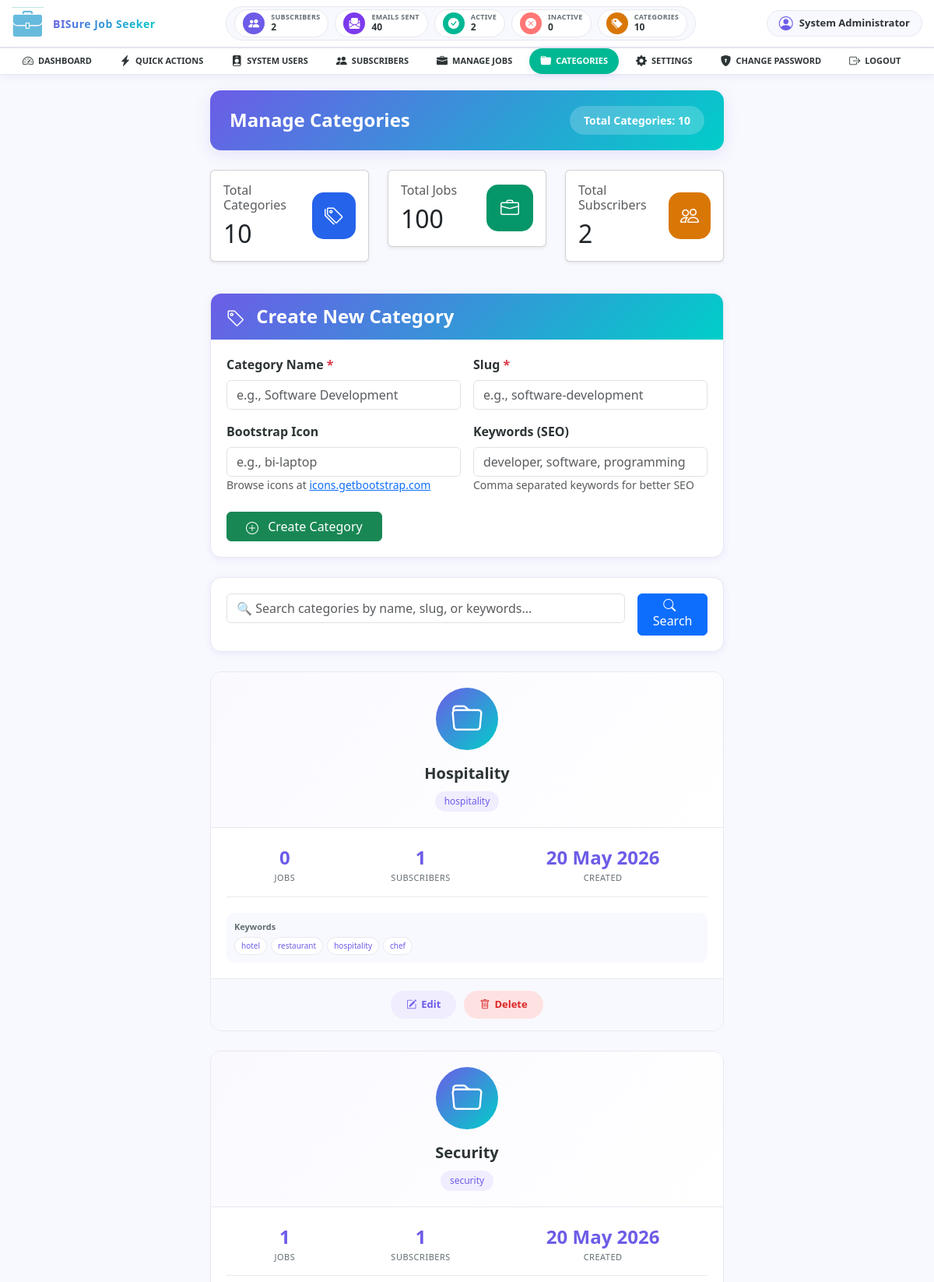
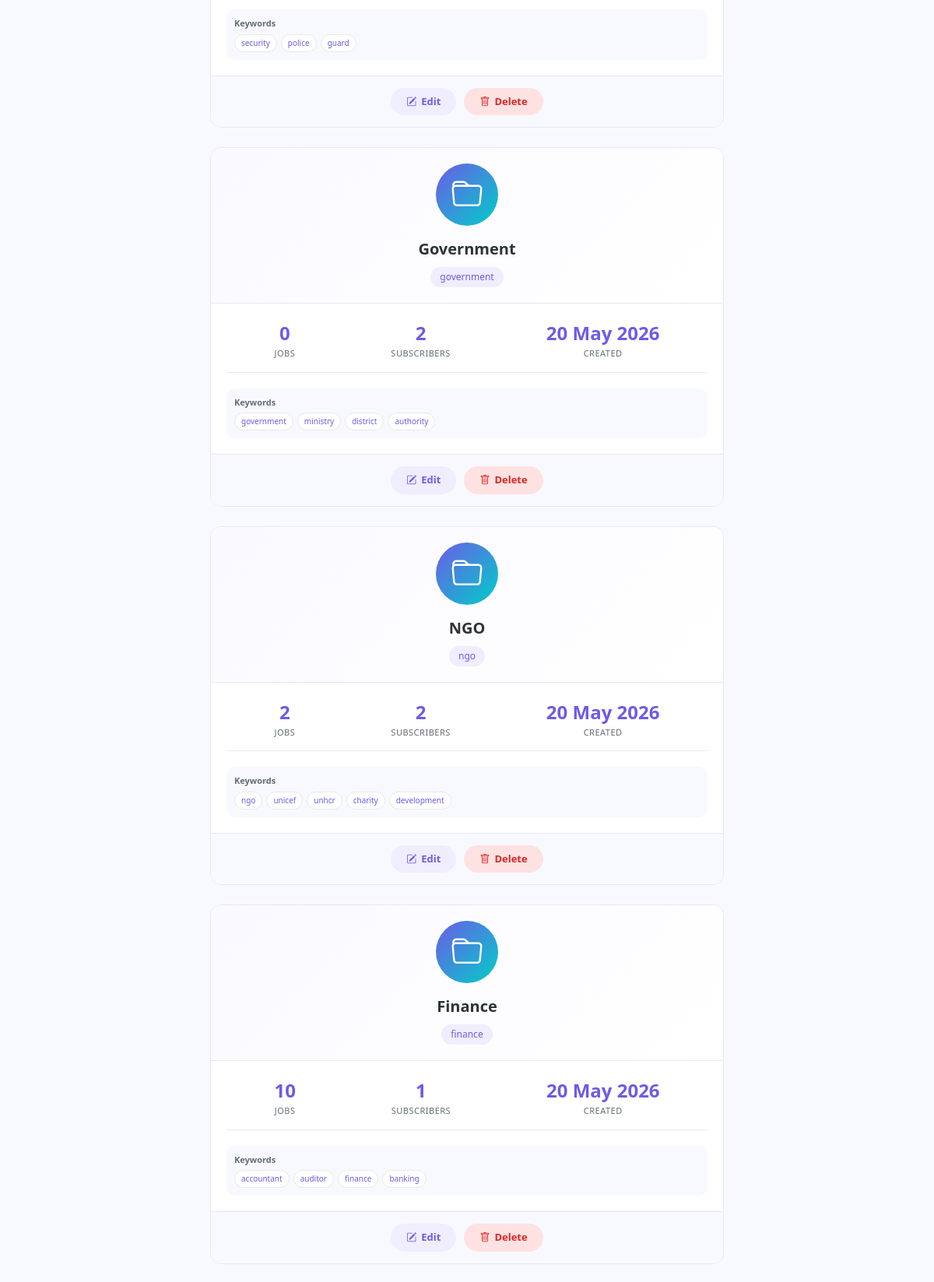
Screenshot of /docs/manage/categories.php (signed in, upper part) with the database file from the repository (2 pictures, top to bottom).
### tables this page shows
CREATE TABLE `settings` (
  `id` bigint(20) NOT NULL,
  `setting_key` varchar(255) NOT NULL,
  `setting_value` longtext DEFAULT NULL,
  `updated_at` timestamp NOT NULL DEFAULT current_timestamp() ON UPDATE current_timestamp()
);

CREATE TABLE `job_categories` (
  `id` bigint(20) NOT NULL,
  `name` varchar(100) NOT NULL,
  `slug` varchar(100) NOT NULL,
  `keywords` text DEFAULT NULL,
  `icon` varchar(100) DEFAULT NULL,
  `created_at` timestamp NOT NULL DEFAULT current_timestamp()
);

### docs/manage/categories.php (the view, shortened to what the rows shown need)
<?php
$db = Database::connect();
$perPage = 9;
$page = isset($_GET['page']) ? (int) $_GET['page'] : 1;
$offset = ($page - 1) * $perPage;
$whereSql = '';
$params = [];
$sql = "
    SELECT
        job_categories.*,
        (SELECT COUNT(*) FROM jobs WHERE jobs.category_id = job_categories.id) AS total_jobs,
        (SELECT COUNT(*) FROM subscriber_categories WHERE subscriber_categories.category_id = job_categories.id) AS total_subscribers
    FROM job_categories
    $whereSql
    ORDER BY id DESC
    LIMIT $perPage OFFSET $offset
";
$stmt = $db->prepare($sql);
$stmt->execute($params);
$categories = $stmt->fetchAll();
$totalJobs = $db->query("SELECT COUNT(*) total FROM jobs")->fetch()['total'];
?>
<?php require_once __DIR__ . '/../bars/head_nav.php'; ?>
<div class="main-wrapper">
    <div class="row mb-4">
        <div class="col-lg-4 col-md-6 mb-3">
            <div class="card stats-card shadow-sm">
                <div class="card-body d-flex justify-content-between align-items-center">
                    <div>
                        <h2 class="mb-0"><?= number_format($totalCategories) ?></h2>
                    </div>
                </div>
            </div>
        </div>
        <div class="col-lg-4 col-md-6 mb-3">
            <div class="card stats-card shadow-sm">
                <div class="card-body d-flex justify-content-between align-items-center">
                    <div>
                        <h2 class="mb-0"><?= number_format($totalJobs) ?></h2>
                    </div>
                </div>
            </div>
        </div>
        <div class="col-lg-4 col-md-6 mb-3">
            <div class="card stats-card shadow-sm">
                <div class="card-body d-flex justify-content-between align-items-center">
                    <div>
                        <h2 class="mb-0"><?= number_format($totalSubscribers) ?></h2>
                    </div>
                </div>
            </div>
        </div>
    </div>
    <?php if(count($categories) > 0): ?>
        <div class="categories-grid">
            <?php foreach($categories as $category): ?>
                <div class="category-card">
                    <div class="category-card-header">
                        <div class="category-icon-large">
                            <i class="bi <?= htmlspecialchars($category['icon'] ?: 'bi-folder') ?>"></i>
                        </div>
                        <div class="category-name"><?= htmlspecialchars($category['name']) ?></div>
                        <div class="category-slug"><?= htmlspecialchars($category['slug']) ?></div>
                    </div>
                    <div class="category-card-body">
                        <div class="stats-row">
                            <div class="stat-item">
                                <div class="stat-value"><?= number_format($category['total_jobs']) ?></div>
                                <div class="stat-label">Jobs</div>
                            </div>
                            <div class="stat-item">
                                <div class="stat-value"><?= number_format($category['total_subscribers']) ?></div>
                                <div class="stat-label">Subscribers</div>
                            </div>
                            <div class="stat-item">
                                <div class="stat-value"><?= date('d M Y', strtotime($category['created_at'])) ?></div>
                                <div class="stat-label">Created</div>
                            </div>
                        </div>
                        <?php if(!empty($category['keywords'])): ?>
                            <div class="keywords-section">
                                <div class="keywords-label">Keywords</div>
                                <div class="keywords-tags">
                                    <?php
                                    $keywords = explode(',', $category['keywords']);
                                    foreach($keywords as $keyword):
                                        $keyword = trim($keyword);
                                        if(!empty($keyword)):
                                    ?>
                                        <span class="keyword-tag"><?= htmlspecialchars($keyword) ?></span>
                                    <?php
                                        endif;
                                    endforeach;
                                    ?>
                                </div>
                            </div>
                        <?php endif; ?>
                    </div>
                    <div class="category-card-footer">
                        <a href="?edit=<?= $category['id'] ?>" class="category-button">
                            <i class="bi bi-pencil-square"></i> Edit
                        </a>
                        <a href="?delete=<?= $category['id'] ?>" onclick="return confirm('Delete this category? This will not delete jobs in this category.')" class="category-button category-button-danger">
                            <i class="bi bi-trash"></i> Delete
                        </a>
                    </div>
                </div>
            <?php endforeach; ?>
        </div>
    <?php endif; ?>
</div>
</body>
</html>

### docs/bars/head_nav.php (shortened to what the rows shown need)
<?php
$db = Database::connect();
$totalSubscribers = $db->query("SELECT COUNT(*) FROM subscribers")->fetchColumn();
$totalCategories = $db->query("SELECT COUNT(*) FROM job_categories")->fetchColumn();
$siteName = $db->query("SELECT setting_value FROM settings WHERE setting_key = 'site_name' LIMIT 1")->fetchColumn();
?>
<!DOCTYPE html>
<html lang="en-GB" dir="ltr">
<head>
    <link href="https://cdn.jsdelivr.net/npm/bootstrap-icons@1.11.3/font/bootstrap-icons.min.css" rel="stylesheet">
    <link href="https://cdn.jsdelivr.net/npm/bootstrap@5.3.3/dist/css/bootstrap.min.css" rel="stylesheet">
    <link rel="stylesheet" href="https://cdnjs.cloudflare.com/ajax/libs/bootstrap-icons/1.11.3/font/bootstrap-icons.min.css">
</head>
<body>
    <header id="g-header">
        <div class="g-container">
            <div class="g-grid">
                <div class="g-block">
                    <a class="logo-container" href="<?= MY_BASE_URL ?>/index.php">
                        <div class="jl-logo">
                            <img src="<?= MY_BASE_URL ?>/bisure-jobs-logo.png" alt="<?= htmlspecialchars($siteName) ?>" style="height:42px;">
                        </div>
                        <span class="system-name hidden-phone"><?= htmlspecialchars($siteName) ?></span>
                    </a>
                </div>
            </div>
        </div>
    </header>
</body>
</html>

### rows the page displays
settings: setting_value "BISure Job Seeker"
job_categories: name "Hospitality", slug "hospitality", total_jobs "0", total_subscribers "1", created_at "20 May 2026", keywords "hotel", keywords "restaurant", keywords "hospitality", keywords "chef"
job_categories: name "Security", slug "security", total_jobs "1", total_subscribers "1", created_at "20 May 2026", keywords "security", keywords "police", keywords "guard"
job_categories: name "Government", slug "government", total_jobs "0", total_subscribers "2", created_at "20 May 2026", keywords "government", keywords "ministry", keywords "district", keywords "authority"
job_categories: name "NGO", slug "ngo", total_jobs "2", total_subscribers "2", created_at "20 May 2026", keywords "ngo", keywords "unicef", keywords "unhcr", keywords "charity", keywords "development"
job_categories: name "Finance", slug "finance", total_jobs "10", total_subscribers "1", created_at "20 May 2026", keywords "accountant", keywords "auditor", keywords "finance", keywords "banking"

### other values shown
$totalSubscribers "2"
$totalEmails "40"
$totalActiveSubscribers "2"
$totalInactiveSubscribers "0"
$totalCategories "10"
$adminName "System Administrator"
$totalJobs "100"
